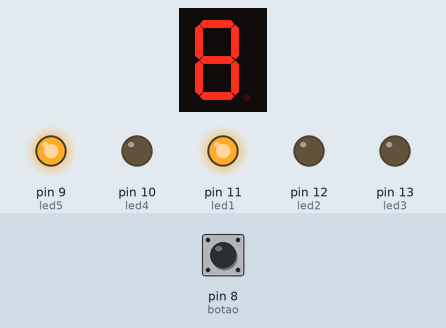
Recording of a sketch running on a simulated Arduino Uno, built with avr-gcc and run on an emulated ATmega328P. On the bench: 1-digit seven-segment display, output pins drawn as LEDs (lit = HIGH). Wiring (inferred from the names in the program): 1-digit 7-segment display, segments lit when HIGH: segments pin 5, pin 4, pin 3, pin 2, pin 1, pin 6, pin 7. Inputs (shaded band) come from the test bench; at power-on: pin 8 (botao) HIGH. The segment pins are drawn as the display they are named for; pins used as bus, display or sensor lines are not drawn.

Above: at 1.2 s.
1.3 s: pin 8 (botao) pulled LOW for 0.15 s
At 1.6 s:
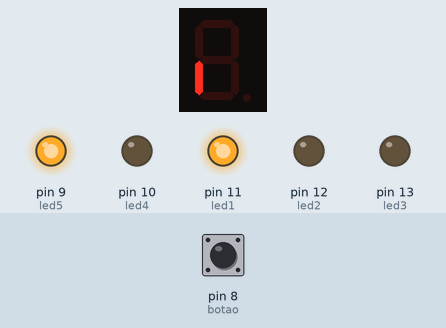
At 4.1 s:
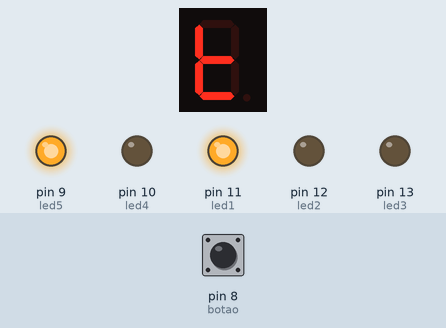
Timing chart, 0 to 22.8 s (numbered marks = the images above; inputs shaded):
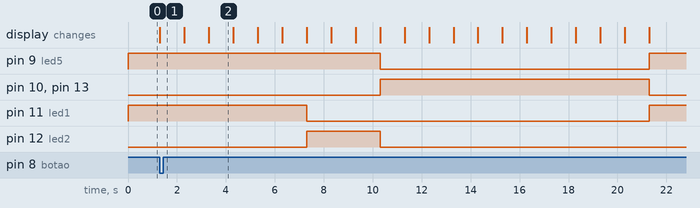

The sketch:

DisplayDe7Segmentos.ino
```cpp
int led1 = 11;
int led2 = 12;
int led3 = 13;
int led4 = 10;
int led5 = 9;
int botao = 8;
boolean estado_botao;
int segmentA = 5;
int segmentB = 4;
int segmentC = 3;
int segmentD = 2;
int segmentE = 1;
int segmentF = 6;
int segmentG = 7;

void setup()
{
pinMode(led1, OUTPUT);
pinMode(led2, OUTPUT);
pinMode(led3, OUTPUT);
pinMode(led4, OUTPUT);
pinMode(led5, OUTPUT);
pinMode(botao, INPUT);
digitalWrite(botao, HIGH);
pinMode(segmentA, OUTPUT);
pinMode(segmentB, OUTPUT);
pinMode(segmentC, OUTPUT);
pinMode(segmentD, OUTPUT);
pinMode(segmentE, OUTPUT);
pinMode(segmentF, OUTPUT);
pinMode(segmentG, OUTPUT);
}

void loop()
{
  estado_botao = digitalRead(botao);

  if(estado_botao == LOW){
  exibirNumero(9);
	delay(1000);
  exibirNumero(8);
    delay(1000);
  exibirNumero(7);
    delay(1000);
  exibirNumero(6);
    delay(1000);
  exibirNumero(5);
    delay(1000);
  exibirNumero(4);
    delay(1000);
  exibirNumero(3);
  digitalWrite(led1, LOW);
  digitalWrite(led2, HIGH);
    delay(1000);
  exibirNumero(2);
    delay(1000);
  exibirNumero(1);
  delay(1000);
  exibirNumero(0);
  digitalWrite(led2, LOW);
  digitalWrite(led3, HIGH);
  digitalWrite(led5, LOW);
  digitalWrite(led4, HIGH);
  delay(1000);
  exibirNumero(9);
  delay(1000);
  exibirNumero(8);
  delay(1000);
  exibirNumero(7);
  delay(1000);
  exibirNumero(6);
  delay(1000);
  exibirNumero(5);
  delay(1000);
  exibirNumero(4);
  delay(1000);
  exibirNumero(3);
  delay(1000);
  exibirNumero(2);
  delay(1000);
  exibirNumero(1);
  delay(1000);
  exibirNumero(0);
  delay(1000);
  digitalWrite(led4, LOW);
  digitalWrite(led3, LOW);
  }

 else{
   	digitalWrite(led1, HIGH);
    digitalWrite(led2, LOW);
    digitalWrite(led3, LOW);
    digitalWrite(led4, LOW);
    digitalWrite(led5, HIGH);
    digitalWrite(segmentA, HIGH);
    digitalWrite(segmentB, HIGH);
    digitalWrite(segmentC, HIGH);
    digitalWrite(segmentD, HIGH);
    digitalWrite(segmentE, HIGH);
   	digitalWrite(segmentF, HIGH);
    digitalWrite(segmentG, HIGH);
  }
}
void exibirNumero(int num) {

    switch (num) {
        case 0:
            digitalWrite(segmentA, LOW);
            digitalWrite(segmentB, LOW);
            digitalWrite(segmentC, LOW);
            digitalWrite(segmentD, LOW);
            digitalWrite(segmentE, LOW);
            digitalWrite(segmentF, LOW);
            digitalWrite(segmentG, HIGH);
            break;
        case 1:
            digitalWrite(segmentA, HIGH);
            digitalWrite(segmentB, LOW);
            digitalWrite(segmentC, LOW);
            digitalWrite(segmentD, HIGH);
            digitalWrite(segmentE, HIGH);
            digitalWrite(segmentF, HIGH);
            digitalWrite(segmentG, HIGH);
            break;
        case 2:
            digitalWrite(segmentA, LOW);
            digitalWrite(segmentB, LOW);
            digitalWrite(segmentC, HIGH);
            digitalWrite(segmentD, LOW);
            digitalWrite(segmentE, LOW);
            digitalWrite(segmentF, HIGH);
            digitalWrite(segmentG, LOW);
            break;
        case 3:
            digitalWrite(segmentA, LOW);
            digitalWrite(segmentB, LOW);
            digitalWrite(segmentC, LOW);
            digitalWrite(segmentD, LOW);
            digitalWrite(segmentE, HIGH);
            digitalWrite(segmentF, HIGH);
            digitalWrite(segmentG, LOW);
            break;
        case 4:
            digitalWrite(segmentA, HIGH);
            digitalWrite(segmentB, LOW);
            digitalWrite(segmentC, LOW);
            digitalWrite(segmentD, HIGH);
            digitalWrite(segmentE, HIGH);
            digitalWrite(segmentF, LOW);
            digitalWrite(segmentG, LOW);
            break;
        case 5:
            digitalWrite(segmentA, LOW);
            digitalWrite(segmentB, HIGH);
            digitalWrite(segmentC, LOW);
            digitalWrite(segmentD, LOW);
            digitalWrite(segmentE, HIGH);
            digitalWrite(segmentF, LOW);
            digitalWrite(segmentG, LOW);
            break;
        case 6:
            digitalWrite(segmentA, LOW);
            digitalWrite(segmentB, HIGH);
            digitalWrite(segmentC, LOW);
            digitalWrite(segmentD, LOW);
            digitalWrite(segmentE, LOW);
            digitalWrite(segmentF, LOW);
            digitalWrite(segmentG, LOW);
            break;
        case 7:
            digitalWrite(segmentA, LOW);
            digitalWrite(segmentB, LOW);
            digitalWrite(segmentC, LOW);
            digitalWrite(segmentD, HIGH);
            digitalWrite(segmentE, HIGH);
            digitalWrite(segmentF, HIGH);
            digitalWrite(segmentG, HIGH);
            break;
        case 8:
            digitalWrite(segmentA, LOW);
            digitalWrite(segmentB, LOW);
            digitalWrite(segmentC, LOW);
            digitalWrite(segmentD, LOW);
            digitalWrite(segmentE, LOW);
            digitalWrite(segmentF, LOW);
            digitalWrite(segmentG, LOW);
            break;
        case 9:
            digitalWrite(segmentA, LOW);
            digitalWrite(segmentB, LOW);
            digitalWrite(segmentC, LOW);
            digitalWrite(segmentD, LOW);
            digitalWrite(segmentE, HIGH);
            digitalWrite(segmentF, LOW);
            digitalWrite(segmentG, LOW);
    }
}
```

Measured:
- after the input at 1.3 s, pin 9 (led5): HIGH → LOW after 9.0 s, → HIGH 11.0 s later; pin 10 (led4), pin 13 (led3): LOW → HIGH after 9.0 s, → LOW 11.0 s later; pin 11 (led1): HIGH → LOW after 6.0 s, → HIGH 14.0 s later; pin 12 (led2): LOW → HIGH after 6.0 s, → LOW 3.0 s later; the display: changes at once (image 1)
- what the display in image 2 shows lasts 1.0 s, from 3.3 s to 4.3 s
